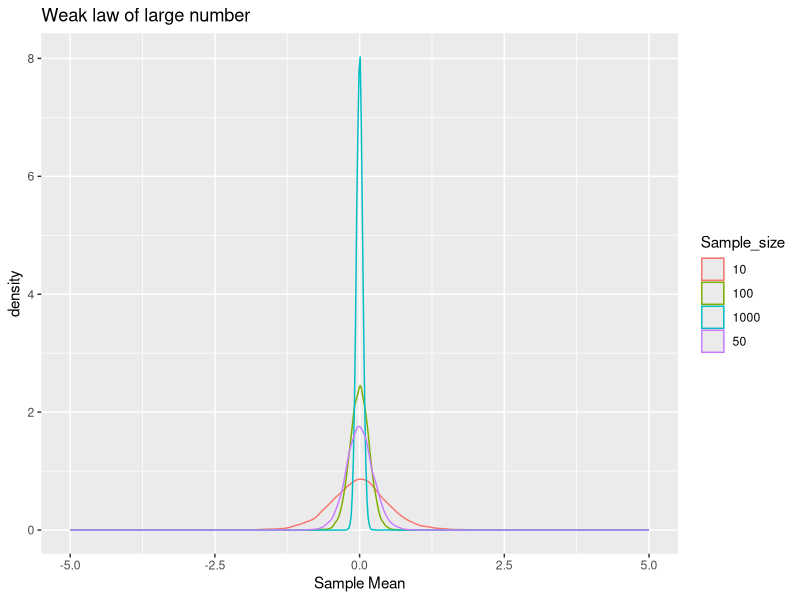
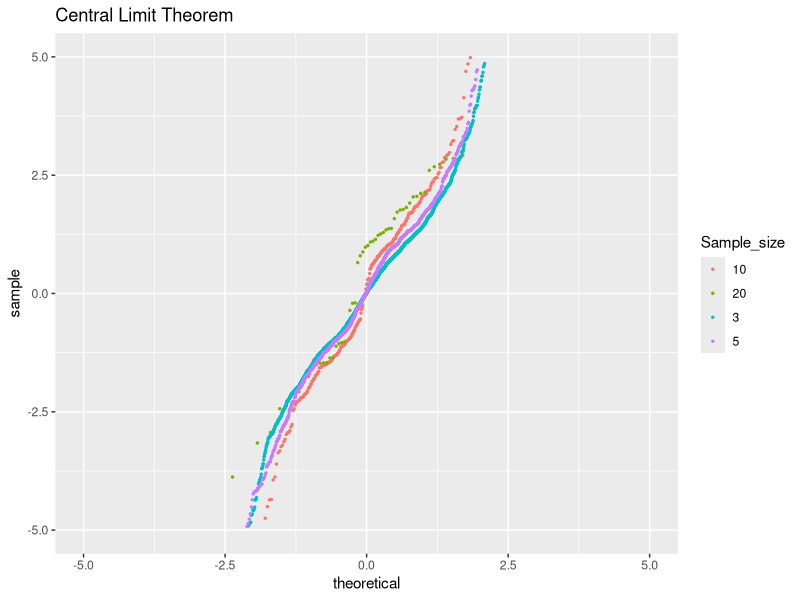

Here is the R script that generated these plots, in order:
library(ggplot2)
library(magrittr)

samplemean <- function(Sample_size,normalize,df,rep){
  data <- as.data.frame(matrix(NA,length(Sample_size)*rep,2))
    for(j in 1:length(Sample_size)){
    for(i in 1:rep){
    data[i+(j-1)*rep,1] <- as.character(Sample_size[j])
    data[i+(j-1)*rep,2] <- Sample_size[j] %>% rt(.,df) %>% {
      if(normalize == T) mean(.)/sqrt(var(.)/Sample_size[j]-1) else mean(.)
    }
        }
      
    }
  colnames(data) <- c("Sample_size","Sample_Mean")
  return(data)
}
#1
sample1 <- c(10,50,100,1000)
ans1 <- samplemean(Sample_size = sample1, normalize = F, df = 3, rep = 10000)

ggplot(data=ans1,aes(Sample_Mean,group=Sample_size,colour=Sample_size))+
  geom_density()+
  xlim(-5,5)+
  ggtitle("Weak law of large number")+
  xlab("Sample Mean")
  

#2
sample2 <- c(3,5,10,20,500)
ans2 <- samplemean(Sample_size = sample2, normalize = T, df = 3, rep = 10000)

ggplot(data=ans2,aes(sample=Sample_Mean,group=Sample_size,colour=Sample_size))+
  stat_qq(size=0.5)+
  ggtitle("Central Limit Theorem")+
  xlab("theoretical")+
  ylab("sample")+
  xlim(-5,5)+
  ylim(-5,5)